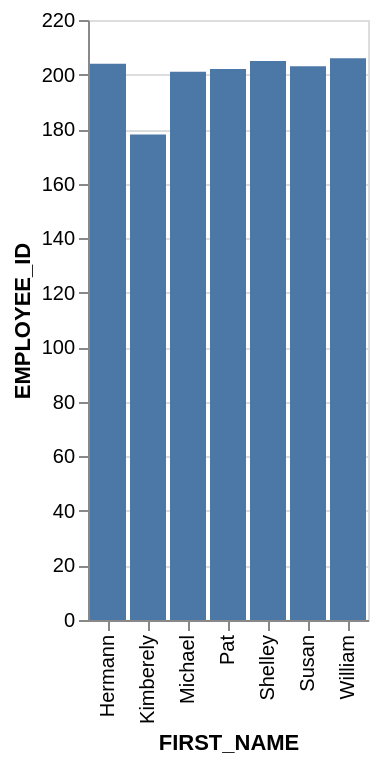

Vega-Lite specification stored for this chart:
### Vega-Lite specification from a JSON file in a GitHub repository (floating-point values rounded to 4 significant figures)
{"data": {"values": [{"x_data": "Hermann", "y_data": 204}, {"x_data": "Kimberely", "y_data": 178}, {"x_data": "Michael", "y_data": 201}, {"x_data": "Pat", "y_data": 202}, {"x_data": "Shelley", "y_data": 205}, {"x_data": "Susan", "y_data": 203}, {"x_data": "William", "y_data": 206}]}, "mark": "bar", "encoding": {"x": {"field": "x_data", "type": "nominal", "title": "FIRST_NAME", "sort": "ascending"}, "y": {"field": "y_data", "type": "quantitative", "title": "EMPLOYEE_ID"}}}
